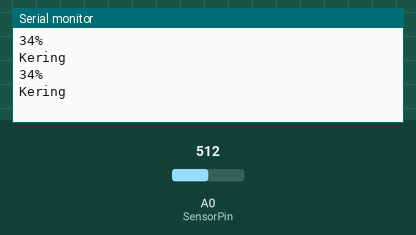
Simulated run of this program. Board: ESP8266 (NodeMCU). On the bench: the last lines printed to the serial monitor. Inputs (shaded band) come from the test bench; at power-on: A0 (SensorPin) = 512.

Above: at 1.8 s.
1.9 s: A0 (SensorPin) set to 435
At 2.8 s:
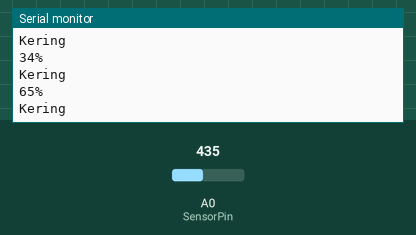
3.4 s: A0 (SensorPin) set to 407
At 4.8 s:
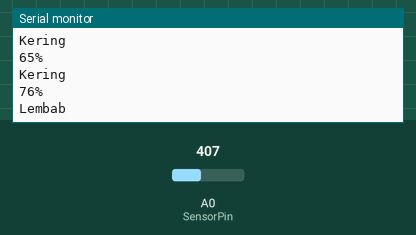
Timing chart, 0 to 6.4 s (numbered marks = the images above; inputs shaded):
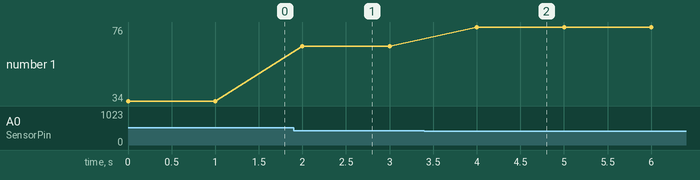

The program:

main.cpp
```cpp
#include <Arduino.h>
const int SensorPin = A0;
int soilMoistureValue = 0;
int soilmoisturepercent = 0;
const int AirValue = 600;
const int WaterValue = 350;
void setup()
{
  // put your setup code here, to run once:
  Serial.begin(115200);
}

void loop()
{
  // put your main code here, to run repeatedly:
  soilMoistureValue = analogRead(SensorPin); //put Sensor insert into soil
  // Serial.println(soilMoistureValue);
  soilmoisturepercent = map(soilMoistureValue, AirValue, WaterValue, 0, 100);
  Serial.println(soilmoisturepercent + String("%"));
  if (soilmoisturepercent > 70)
  {
    Serial.println("Lembab");
  }
  else
  {
    Serial.println("Kering");
  }
  delay(1000);
}
```

Measured:
- the behaviour switches between 422 and 421 on A0 (SensorPin) (found by bisection; images 1 and 2)
- after the input at 1.9 s, the serial monitor: prints a new line after 0.10 s (image 1)
- after the input at 3.4 s, the serial monitor: prints a new line after 0.60 s (image 2)
- plotted number 1: 34 → 65 after the input at 1.9 s, 65 → 76 after the input at 3.4 s
